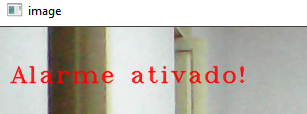
//> input picture exercicio 4.2/movimento_detectado.png, 307 x 114 px, given in place of the camera
$ ./exec2   (built with g++ and OpenCV 4)
//> lines starting //> are read from the running program, lines starting //| are printed output that depends on the picture; after the words box and inside, x2 and y2 are one past the last pixel; in counts of white or black regions, pixels touching at a corner belong together
#include <iostream>
#include <opencv2/opencv.hpp>

int main(int argc, char** argv) {
    cv::Mat image;
    int width, height;
    cv::VideoCapture cap;
    std::vector<cv::Mat> planes;
    cv::Mat histograma, histR;
    int nbins = 64;
    float range[] = { 0, 255 };
    const float* histrange = { range };
    bool uniform = true;
    bool acummulate = false;
    int key;
    double correlacao;
    double tolerancia = 0.995;


    cap.open(0);

    if (!cap.isOpened()) {
        std::cout << "cameras indisponiveis";
        return -1;
    }

    cap.set(cv::CAP_PROP_FRAME_WIDTH, 640);
    cap.set(cv::CAP_PROP_FRAME_HEIGHT, 480);
    width = cap.get(cv::CAP_PROP_FRAME_WIDTH);
    height = cap.get(cv::CAP_PROP_FRAME_HEIGHT);

    std::cout << "largura = " << width << std::endl;
    std::cout << "altura  = " << height << std::endl;

    int histw = nbins, histh = nbins / 2;
    cap >> histograma;
//> histograma is the input picture: 114 rows x 307 cols, CV_8UC3; mean B, G, R 181.2, 188.6, 194.2
    split(histograma, planes);
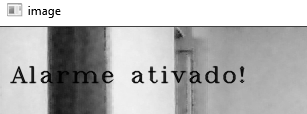
//> planes[0]: 114 rows x 307 cols, CV_8UC1; min 0, max 255, mean 181.2
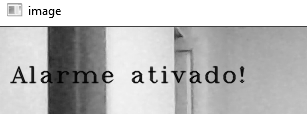
//> planes[1]: 114 rows x 307 cols, CV_8UC1; min 0, max 255, mean 188.6
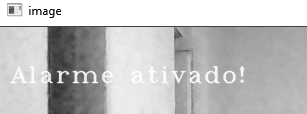
//> planes[2]: 114 rows x 307 cols, CV_8UC1; min 0, max 255, mean 194.2

    calcHist(&planes[0], 1, 0, cv::Mat(), histograma, 1,
        &nbins, &histrange,
        uniform, acummulate);
//> histograma = 64 values, max 1607 at index 59, min 1 at index 63, mean 427.8

    cv::normalize(histograma, histograma, 0, 1, cv::NORM_MINMAX, -1, cv::Mat());
//> histograma = 64 values, max 1 at index 59, min 0 at index 63, mean 0.266

    correlacao = 1;

    while (1) {
        cap >> image;
        cv::split(image, planes);
        cv::calcHist(&planes[0], 1, 0, cv::Mat(), histR, 1,
            &nbins, &histrange,
            uniform, acummulate);
//> histR = 64 values, max 1607 at index 59, min 1 at index 63, mean 427.8

        cv::normalize(histR, histR, 0, 1, cv::NORM_MINMAX, -1, cv::Mat());
//> histR has the same summary as histograma
        correlacao = compareHist(histR, histograma, cv::HISTCMP_CORREL);
//> correlacao = 1

        histograma = histR.clone();

        std::string resultado = "correlação: " + std::to_string(correlacao);
//> resultado = "correlação: 1.000000"

        cv::putText(image, resultado, cv::Point(10, 30),
            cv::FONT_HERSHEY_COMPLEX_SMALL, 0.8, cv::Scalar(0, 255, 239), 1, cv::LINE_AA);
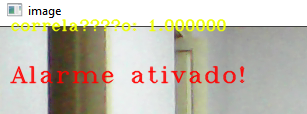
//> image: 114 rows x 307 cols, CV_8UC3; 4.39% of pixels changed, all inside (x1, y1, x2, y2) = (10, 18, 226, 32)

        if (correlacao < tolerancia)
        {
            cv::putText(image, "Alarme ativado!", cv::Point(10, 55),
                cv::FONT_HERSHEY_COMPLEX_SMALL, 1.2, cv::Scalar(0, 0, 255), 1, cv::LINE_AA);
        }


        cv::imshow("image", image);
        key = cv::waitKey(30);
//> the Esc key is pressed
        if (key == 27) break;
    }
    return 0;
}
